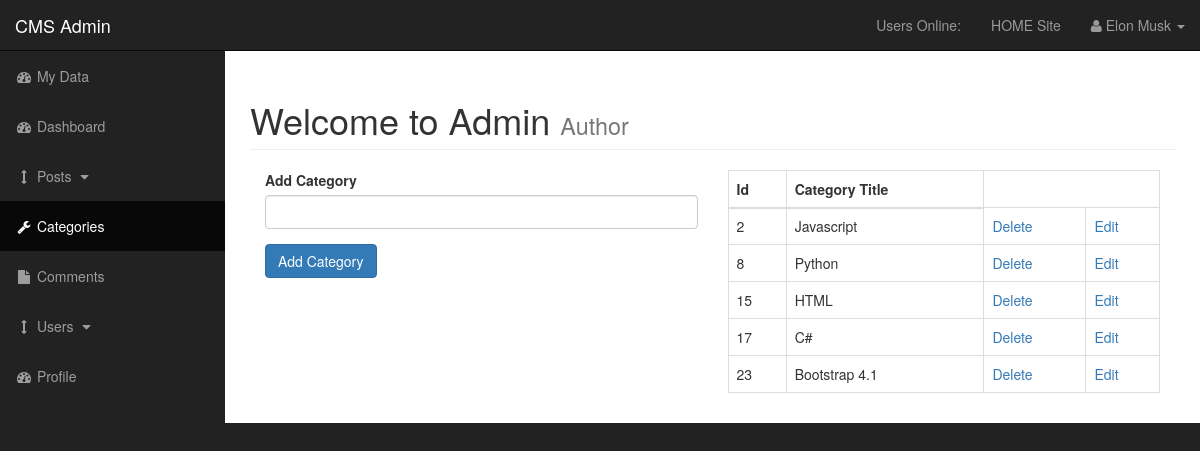
Screenshot of /admin/categories.php (signed in) with the database file from the repository.
### tables this page shows
CREATE TABLE `categories` (
  `cat_id` int(3) NOT NULL,
  `cat_title` varchar(255) NOT NULL,
  `user_id` int(11) NOT NULL
);

### admin/functions.php (the view, shortened to what this page needs)
<?php
function findAllCategories(){
    global $connection;
    $query = "SELECT * FROM categories";
    $select_categories_sidebar = mysqli_query($connection, $query);
    while($row = mysqli_fetch_assoc($select_categories_sidebar)){
    $cat_title = $row ['cat_title'];
    $cat_id = $row ['cat_id'];
    echo "<tr>";
    echo "<td>{$cat_id}</td>";
    echo "<td>{$cat_title}</td>";
    echo "<td><a href='categories.php?delete={$cat_id}'>Delete</a></td>";
    echo "<td><a href='categories.php?edit={$cat_id}'>Edit</a></td>";
    echo "</tr>";
    }
}
?>

### admin/css/sb-admin.css (style rules this page uses)
body { margin-top: 100px; background-color: #222; }
@media (min-width:768px) { body { margin-top: 50px; } }

### rows the page displays
categories: cat_id "2", cat_title "Javascript"
categories: cat_id "8", cat_title "Python"
categories: cat_id "15", cat_title "HTML"
categories: cat_id "17", cat_title "C#"
categories: cat_id "23", cat_title "Bootstrap 4.1"

### other values shown
$_SESSION['firstname'] "Elon"
$_SESSION['lastname'] "Musk"
